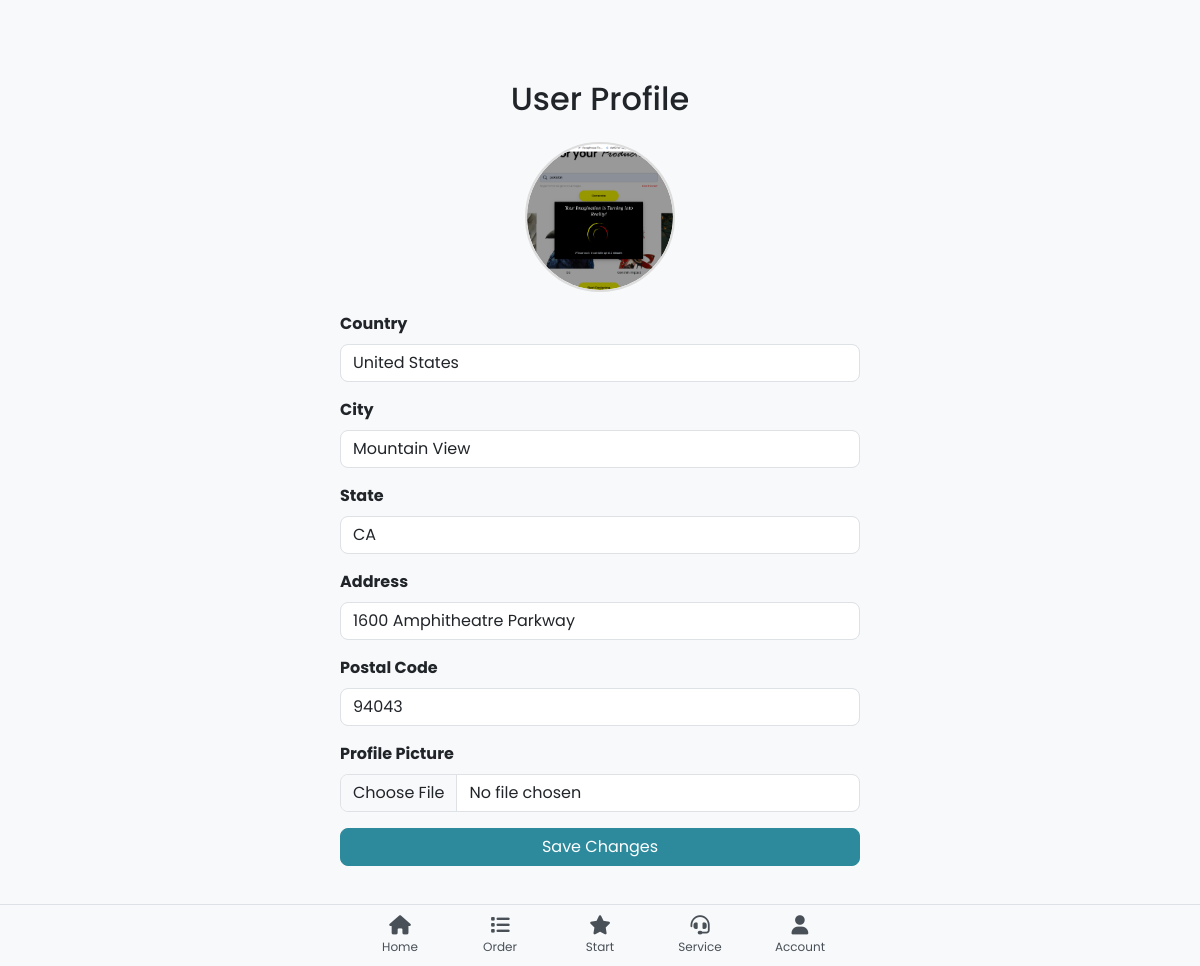
Screenshot of /account/profile/ (signed in) with the database file from the repository.
### profiles/models.py (models this page shows, shortened)
class Profile(models.Model):
    user = models.OneToOneField(CustomUser, on_delete=models.CASCADE)
    country = models.CharField(max_length=100, blank=True)
    city = models.CharField(max_length=100, blank=True)
    state = models.CharField(max_length=100, blank=True)
    address = models.CharField(max_length=255, blank=True)
    postal_code = models.CharField(max_length=20, blank=True)
    avatar = models.ImageField(upload_to='avatars/', blank=True, null=True, default='avatars/funEmoji-1720771137510_44EkmhY.png')

### accounts/views.py (the view)
# urls.py: path('profile/', views.profile_view, name='profile'),
@login_required
def profile_view(request):
    profile, created = Profile.objects.get_or_create(user=request.user)
    if request.method == 'POST':
        form = ProfileForm(request.POST, request.FILES, instance=profile)
        if form.is_valid():
            form.save()
            return redirect('plentyone:home')  # Redirect to the profile page or another page
    else:
        form = ProfileForm(instance=profile)
    return render(request, 'accounts/profile.html', {'form': form, 'profile': profile})

### accounts/forms.py
class ProfileForm(forms.ModelForm):
    class Meta:
        model = Profile
        fields = ['country', 'city', 'state', 'address', 'postal_code', 'avatar']
        widgets = {
            'avatar': forms.ClearableFileInput(attrs={'multiple': False}),
        }

### templates/accounts/profile.html (shortened to what this page needs)
{% extends 'plentyone/base.html' %}
{% load static %}
{% block content %}
<div class="container mt-4">
    <div class="text-center mb-4">
        <h2>User Profile</h2>
    </div>
    <form method="post" enctype="multipart/form-data">
        <div class="avatar-container">
            {% if profile.avatar %}
                <img src="{{ profile.avatar.url }}" alt="Avatar" class="avatar">
            {% else %}
                <img src="{% static 'icons/default_avatar.png' %}" alt="Default Avatar" class="avatar">
            {% endif %}
        </div>
        <div class="mb-3">
            <label for="id_country" class="form-label">Country</label>
            <input type="text" name="country" id="id_country" class="form-control" value="{{ form.country.value|default_if_none:'' }}">
        </div>
        <div class="mb-3">
            <label for="id_city" class="form-label">City</label>
            <input type="text" name="city" id="id_city" class="form-control" value="{{ form.city.value|default_if_none:'' }}">
        </div>
        <div class="mb-3">
            <label for="id_state" class="form-label">State</label>
            <input type="text" name="state" id="id_state" class="form-control" value="{{ form.state.value|default_if_none:'' }}">
        </div>
        <div class="mb-3">
            <label for="id_address" class="form-label">Address</label>
            <input type="text" name="address" id="id_address" class="form-control" value="{{ form.address.value|default_if_none:'' }}">
        </div>
        <div class="mb-3">
            <label for="id_postal_code" class="form-label">Postal Code</label>
            <input type="text" name="postal_code" id="id_postal_code" class="form-control" value="{{ form.postal_code.value|default_if_none:'' }}">
        </div>
        <div class="mb-3">
            <label for="id_avatar" class="form-label">Profile Picture</label>
            <input type="file" name="avatar" id="id_avatar" class="form-control">
        </div>
        <button type="submit" class="btn btn-primary w-100">Save Changes</button>
    </form>
</div>
{% endblock %}

### templates/plentyone/base.html (style rules this page uses)
body { font-family: 'Poppins', sans-serif; padding-bottom: 60px; }
.container { max-width: 600px; margin: 0 auto; }
.form-control { border-radius: 8px; }
.btn-primary { background-color: #2c8a9c; border-color: #2c8a9c; border-radius: 8px; }
.avatar-container { position: relative; width: 100px; height: 100px; margin: 0 auto 20px; }
.avatar { width: 100%; height: 100%; border-radius: 50%; object-fit: cover; }

### templates/accounts/profile.html (style rules this page uses)
body { background-color: #f8f9fa; }
.container { max-width: 600px; padding: 20px; }
.form-control { border-radius: 8px; }
.btn-primary { background-color: #2c8a9c; border-color: #2c8a9c; border-radius: 8px; }
.avatar-container { width: 150px; height: 150px; margin: 0 auto 20px; border-radius: 50%; overflow: hidden; border: 2px solid #ddd; }
.avatar { width: 100%; height: 100%; object-fit: cover; }
.form-label { font-weight: bold; }
.text-center { text-align: center; }

### rows the page displays
Profile: avatar (picture), country "United States", city "Mountain View", state "CA", address "1600 Amphitheatre Parkway", postal_code "94043"
